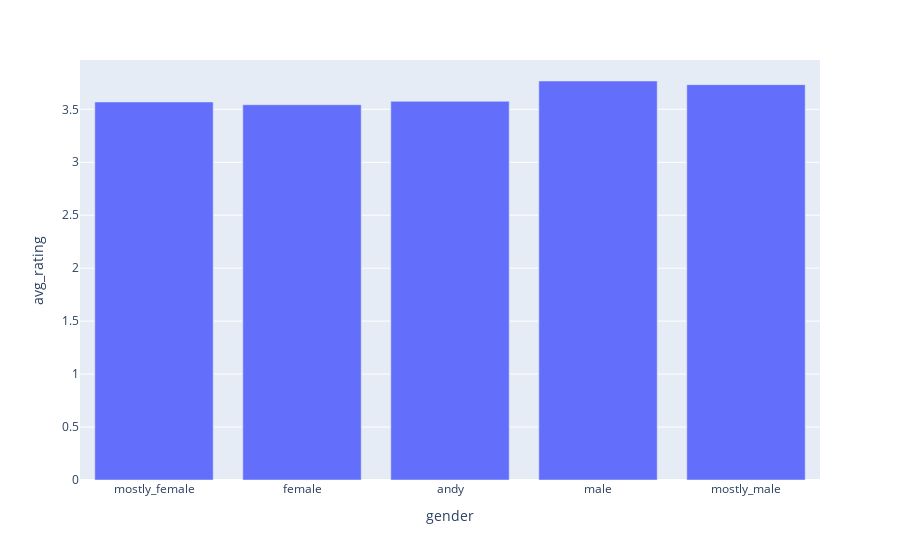

Source (notebook cell):
### Code cell
# set the x range to be from 3 to 5
avg_rating_per_gender.plot.bar(x='gender',y = 'avg_rating')

### Figure 1 — Plotly figure (JSON) as saved in the notebook; plotly's stock layout.template omitted (floating-point values rounded to 4 significant figures)
{"data": [{"alignmentgroup": "True", "hovertemplate": "gender=%{x}<br>avg_rating=%{y}<extra></extra>", "legendgroup": "", "marker": {"color": "#636efa", "pattern": {"shape": ""}}, "name": "", "offsetgroup": "", "orientation": "v", "showlegend": false, "textposition": "auto", "type": "bar", "x": ["mostly_female", "female", "andy", "male", "mostly_male"], "xaxis": "x", "y": [3.57, 3.543, 3.575, 3.767, 3.733], "yaxis": "y"}], "layout": {"barmode": "relative", "legend": {"tracegroupgap": 0}, "margin": {"t": 60}, "xaxis": {"anchor": "y", "domain": [0, 1], "title": {"text": "gender"}}, "yaxis": {"anchor": "x", "domain": [0, 1], "title": {"text": "avg_rating"}}}}
